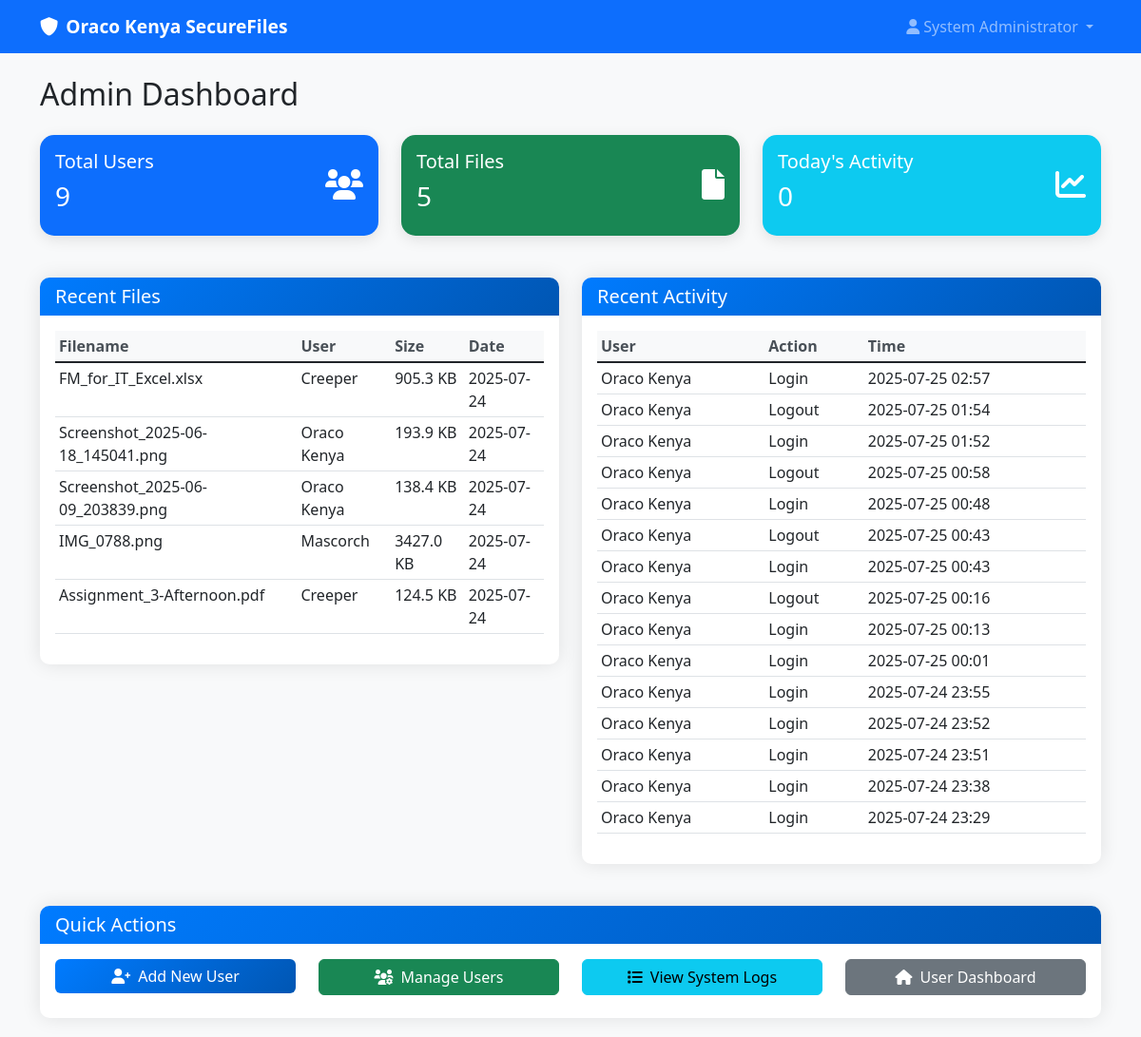
The page /admin (signed in) on the database its author committed.
### tables this page shows
CREATE TABLE users (
        id INTEGER PRIMARY KEY AUTOINCREMENT,
        username TEXT UNIQUE NOT NULL,
        email TEXT UNIQUE NOT NULL,
        password_hash TEXT NOT NULL,
        full_name TEXT NOT NULL,
        department TEXT NOT NULL,
        role TEXT DEFAULT 'user',
        is_active INTEGER DEFAULT 1,
        created_at TIMESTAMP DEFAULT CURRENT_TIMESTAMP,
        last_login TIMESTAMP,
        reset_token TEXT,
        reset_token_expires TIMESTAMP
    );

CREATE TABLE files (
        id INTEGER PRIMARY KEY AUTOINCREMENT,
        original_filename TEXT NOT NULL,
        encrypted_filename TEXT NOT NULL,
        file_size INTEGER NOT NULL,
        owner_id INTEGER NOT NULL,
        shared_with TEXT,
        encryption_key_hash TEXT NOT NULL,
        uploaded_at TIMESTAMP DEFAULT CURRENT_TIMESTAMP,
        last_accessed TIMESTAMP,
        access_count INTEGER DEFAULT 0,
        FOREIGN KEY (owner_id) REFERENCES users (id)
    );

CREATE TABLE activity_logs (
        id INTEGER PRIMARY KEY AUTOINCREMENT,
        user_id INTEGER NOT NULL,
        action TEXT NOT NULL,
        details TEXT,
        ip_address TEXT,
        timestamp TIMESTAMP DEFAULT CURRENT_TIMESTAMP,
        FOREIGN KEY (user_id) REFERENCES users (id)
    );

### app.py (the view)
    def decorated_function(*args, **kwargs):
        if 'user_id' not in session:
            return redirect(url_for('login'))
        conn = sqlite3.connect('oraco_system.db')
        c = conn.cursor()
        c.execute('SELECT role FROM users WHERE id = ?', (session['user_id'],))
        user = c.fetchone()
        conn.close()
        if not user or user[0] != 'admin':
            flash('Access denied. Admin privileges required.', 'error')
            return redirect(url_for('dashboard'))
        return f(*args, **kwargs)

### app.py (called while the page is built)
def require_admin(f):
    def decorated_function(*args, **kwargs):
        if 'user_id' not in session:
            return redirect(url_for('login'))
        conn = sqlite3.connect('oraco_system.db')
        c = conn.cursor()
        c.execute('SELECT role FROM users WHERE id = ?', (session['user_id'],))
        user = c.fetchone()
        conn.close()
        if not user or user[0] != 'admin':
            flash('Access denied. Admin privileges required.', 'error')
            return redirect(url_for('dashboard'))
        return f(*args, **kwargs)
    decorated_function.__name__ = f.__name__
    return decorated_function

### templates/admin_dashboard.html (shortened to what this page needs)
{% extends "base.html" %}
{% block content %}
<div class="row">
    <div class="col-12">
        <h2 class="mb-4">Admin Dashboard</h2>
    </div>
</div>
<div class="row mb-4">
    <div class="col-md-4">
        <div class="card bg-primary text-white">
            <div class="card-body">
                <div class="d-flex justify-content-between">
                    <div>
                        <h5>Total Users</h5>
                        <h3>{{ total_users }}</h3>
                    </div>
                    <div class="align-self-center">
                        <i class="fas fa-users fa-2x"></i>
                    </div>
                </div>
            </div>
        </div>
    </div>
    <div class="col-md-4">
        <div class="card bg-success text-white">
            <div class="card-body">
                <div class="d-flex justify-content-between">
                    <div>
                        <h5>Total Files</h5>
                        <h3>{{ total_files }}</h3>
                    </div>
                    <div class="align-self-center">
                        <i class="fas fa-file fa-2x"></i>
                    </div>
                </div>
            </div>
        </div>
    </div>
    <div class="col-md-4">
        <div class="card bg-info text-white">
            <div class="card-body">
                <div class="d-flex justify-content-between">
                    <div>
                        <h5>Today's Activity</h5>
                        <h3>{{ today_activities }}</h3>
                    </div>
                    <div class="align-self-center">
                        <i class="fas fa-chart-line fa-2x"></i>
                    </div>
                </div>
            </div>
        </div>
    </div>
</div>
<div class="row">
    <div class="col-lg-6">
        <div class="card">
            <div class="card-header">
                <h5 class="mb-0">Recent Files</h5>
            </div>
            <div class="card-body">
                <div class="table-responsive">
                    <table class="table table-sm">
                        <thead>
                            <tr>
                                <th>Filename</th>
                                <th>User</th>
                                <th>Size</th>
                                <th>Date</th>
                            </tr>
                        </thead>
                        <tbody>
                            {% for file in recent_files %}
                            <tr>
                                <td>{{ file[0] }}</td>
                                <td>{{ file[1] }}</td>
                                <td>{{ "%.1f"|format(file[3]/1024) }} KB</td>
                                <td>{{ file[2][:10] }}</td>
                            </tr>
                            {% endfor %}
                        </tbody>
                    </table>
                </div>
            </div>
        </div>
    </div>
    <div class="col-lg-6">
        <div class="card">
            <div class="card-header">
                <h5 class="mb-0">Recent Activity</h5>
            </div>
            <div class="card-body">
                <div class="table-responsive">
                    <table class="table table-sm">
                        <thead>
                            <tr>
                                <th>User</th>
                                <th>Action</th>
                                <th>Time</th>
                            </tr>
                        </thead>
                        <tbody>
                            {% for activity in recent_activities %}
                            <tr>
                                <td>{{ activity[0] }}</td>
                                <td>{{ activity[1] }}</td>
                                <td>{{ activity[3][:16] }}</td>
                            </tr>
                            {% endfor %}
                        </tbody>
                    </table>
                </div>
            </div>
        </div>
    </div>
</div>
<div class="row mt-4">
    <div class="col-12">
        <div class="card">
            <div class="card-header">
                <h5 class="mb-0">Quick Actions</h5>
            </div>
            <div class="card-body">
                <div class="row">
                    <div class="col-md-3">
                        <a href="{{ url_for('add_user') }}" class="btn btn-primary w-100 mb-2">
                            <i class="fas fa-user-plus me-2"></i>Add New User
                        </a>
                    </div>
                    <div class="col-md-3">
                        <a href="{{ url_for('manage_users') }}" class="btn btn-success w-100 mb-2">
                            <i class="fas fa-users-cog me-2"></i>Manage Users
                        </a>
                    </div>
                    <div class="col-md-3">
                        <a href="{{ url_for('system_logs') }}" class="btn btn-info w-100 mb-2">
                            <i class="fas fa-list me-2"></i>View System Logs
                        </a>
                    </div>
                    <div class="col-md-3">
                        <a href="{{ url_for('dashboard') }}" class="btn btn-secondary w-100 mb-2">
                            <i class="fas fa-home me-2"></i>User Dashboard
                        </a>
                    </div>
                </div>
            </div>
        </div>
    </div>
</div>
{% endblock %}

### templates/base.html (shortened to what this page needs)
<!DOCTYPE html>
<html lang="en">
<head>
    <link href="https://cdn.jsdelivr.net/npm/bootstrap@5.1.3/dist/css/bootstrap.min.css" rel="stylesheet" />
    <link href="https://cdnjs.cloudflare.com/ajax/libs/font-awesome/6.0.0/css/all.min.css" rel="stylesheet" />
    <link href="{{ url_for('static', filename='css/style.css') }}" rel="stylesheet" />
</head>
<body>
    <nav class="navbar navbar-expand-lg navbar-dark bg-primary">
        <div class="container">
            <a class="navbar-brand" href="{{ url_for('index') }}">
                <i class="fas fa-shield-alt me-2"></i>Oraco Kenya SecureFiles
            </a>
            {% if session.user_id %}
            <div class="navbar-nav ms-auto">
                <div class="nav-item dropdown">
                    <a class="nav-link dropdown-toggle" href="#" id="navbarDropdown" role="button" data-bs-toggle="dropdown">
                        <i class="fas fa-user me-1"></i>{{ session.full_name }}
                    </a>
                </div>
            </div>
            {% endif %}
        </div>
    </nav>
    <main class="container mt-4">
        {% block content %}{% endblock %}
    </main>
</body>
</html>

### static/css/style.css (style rules this page uses)
body { background-color: #f8f9fa; font-family: 'Segoe UI', Tahoma, Geneva, Verdana, sans-serif; }
.navbar-brand { font-weight: bold; font-size: 1.2rem; }
.card { border: none; border-radius: 10px; box-shadow: 0 0 20px rgba(0, 0, 0, 0.1); margin-bottom: 20px; }
.card-header { background: linear-gradient(135deg, #007bff, #0056b3); color: white; border-radius: 10px 10px 0 0 !important; border: none; }
.btn { border-radius: 6px; font-weight: 500; }
.btn-primary { background: linear-gradient(135deg, #007bff, #0056b3); border: none; }
.table th { border-top: none; font-weight: 600; color: #495057; background-color: #f8f9fa; }
.card.bg-primary, .card.bg-success, .card.bg-info { border-radius: 15px; box-shadow: 0 4px 15px rgba(0, 0, 0, 0.1); }

### rows shown on the page
users: full_name "System Administrator"
files: original_filename "FM_for_IT_Excel.xlsx", username "Creeper", file[3]/1024 "905.3", uploaded_at "2025-07-24"
files: original_filename "Screenshot_2025-06-18_145041.png", username "Oraco Kenya", file[3]/1024 "193.9", uploaded_at "2025-07-24"
files: original_filename "Screenshot_2025-06-09_203839.png", username "Oraco Kenya", file[3]/1024 "138.4", uploaded_at "2025-07-24"
files: original_filename "IMG_0788.png", username "Mascorch", file[3]/1024 "3427.0", uploaded_at "2025-07-24"
files: original_filename "Assignment_3-Afternoon.pdf", username "Creeper", file[3]/1024 "124.5", uploaded_at "2025-07-24"
activity_logs: username "Oraco Kenya", action "Login", timestamp "2025-07-25 02:57"
activity_logs: username "Oraco Kenya", action "Logout", timestamp "2025-07-25 01:54"
activity_logs: username "Oraco Kenya", action "Login", timestamp "2025-07-25 01:52"
activity_logs: username "Oraco Kenya", action "Logout", timestamp "2025-07-25 00:58"
activity_logs: username "Oraco Kenya", action "Login", timestamp "2025-07-25 00:48"
activity_logs: username "Oraco Kenya", action "Logout", timestamp "2025-07-25 00:43"
activity_logs: username "Oraco Kenya", action "Login", timestamp "2025-07-25 00:43"
activity_logs: username "Oraco Kenya", action "Logout", timestamp "2025-07-25 00:16"
activity_logs: username "Oraco Kenya", action "Login", timestamp "2025-07-25 00:13"
activity_logs: username "Oraco Kenya", action "Login", timestamp "2025-07-25 00:01"
activity_logs: username "Oraco Kenya", action "Login", timestamp "2025-07-24 23:55"
activity_logs: username "Oraco Kenya", action "Login", timestamp "2025-07-24 23:52"
activity_logs: username "Oraco Kenya", action "Login", timestamp "2025-07-24 23:51"
activity_logs: username "Oraco Kenya", action "Login", timestamp "2025-07-24 23:38"
activity_logs: username "Oraco Kenya", action "Login", timestamp "2025-07-24 23:29"

### other values the page prints
{{ total_users }} "9"
{{ total_files }} "5"
{{ today_activities }} "0"
